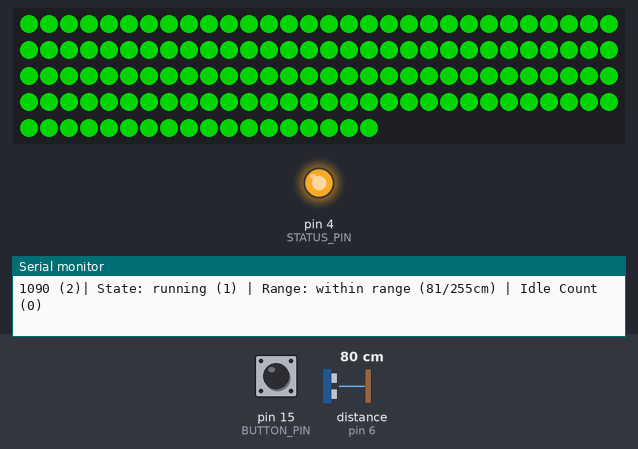
Recording of a sketch running on a simulated Arduino Uno, built with avr-gcc and run on an emulated ATmega328P. On the bench: 138 RGB LEDs in strip order, left to right, continuing on the next row, output pins drawn as LEDs (lit = HIGH), the last lines printed to the serial monitor. The test bench sets the inputs (shaded band); at power-on: distance to the obstacle (sensor on pin 6) 80 cm, pin 15 (BUTTON_PIN) LOW. The echo pulse lasts 58.3 µs per cm; dim RGB values are drawn brighter than linear; pins used as bus, display or sensor lines are not drawn.

Above: at 1.2 s.
1.3 s: distance to the obstacle (sensor on pin 6) set to 6 cm
3.0 s: distance to the obstacle (sensor on pin 6) set to 3 cm
At 4.0 s:
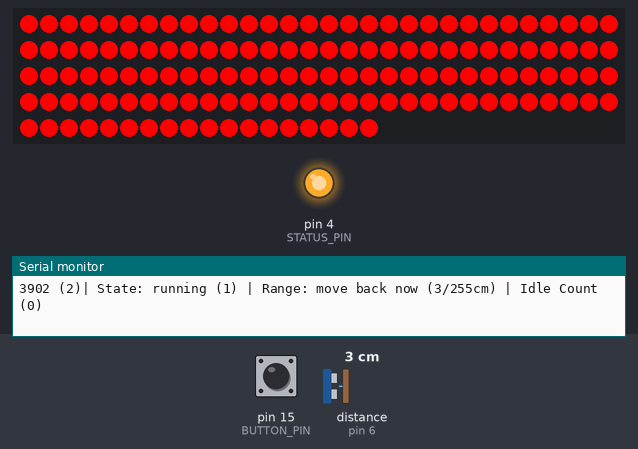
6.0 s: distance to the obstacle (sensor on pin 6) set to 299 cm
At 7.3 s:
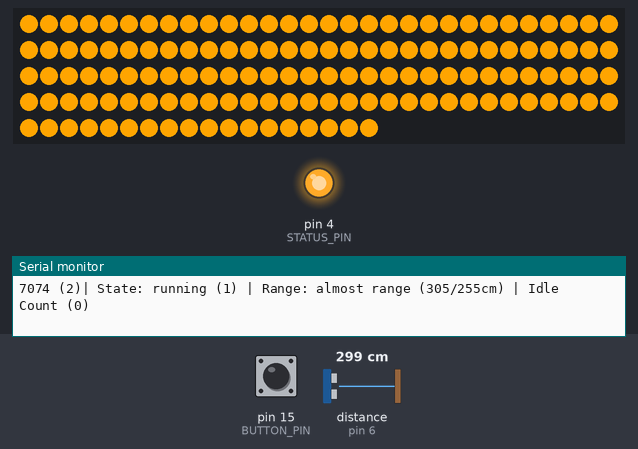
7.9 s: pin 15 (BUTTON_PIN) pulled HIGH for 0.15 s
At 8.01 s:
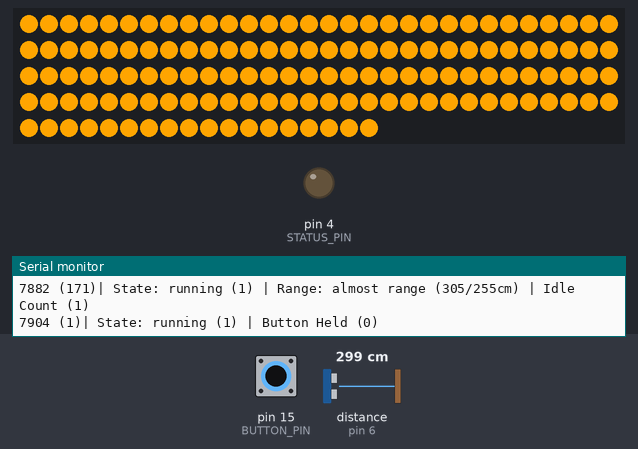
9.6 s: pin 15 (BUTTON_PIN) pulled HIGH for 1 s
At 11.0 s:
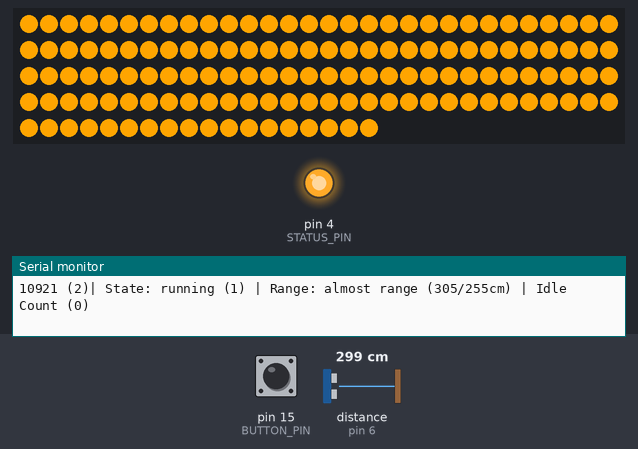
13.6 s: pin 15 (BUTTON_PIN) pulled HIGH for 3.2 s
At 62.7 s:
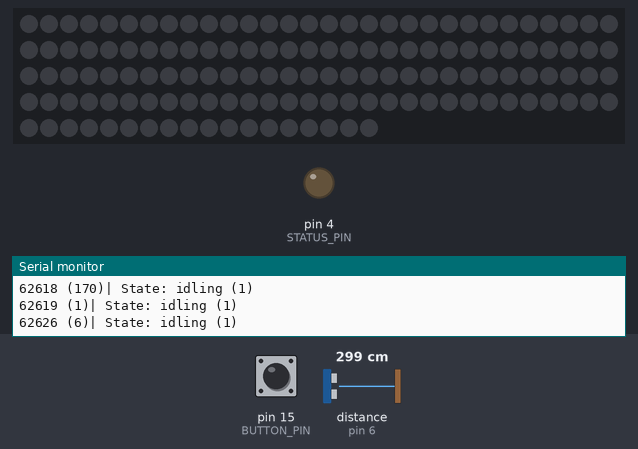
Timing chart, 0 to 63.5 s (numbered marks = the images above; inputs shaded):
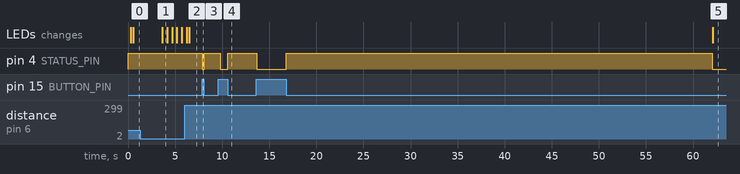

Measured:
- the behaviour switches between 5 and 4 cm on distance to the obstacle (sensor on pin 6) (found by bisection; images 0 and 1)
- after the input at 3.0 s, the LEDs: change after 0.64 s (image 1)
- after the input at 6.0 s, the LEDs: first differ from a run without the input after 0.49 s (image 2)
- after the input at 7.9 s, pin 4 (STATUS_PIN): HIGH → LOW at once, → HIGH 0.21 s later
- after the input at 9.6 s, pin 4 (STATUS_PIN): HIGH → LOW after 0.18 s, → HIGH 0.83 s later
- after the input at 13.6 s, pin 4 (STATUS_PIN): HIGH → LOW after 0.08 s instead of 42.2 s
- what the display in image 1 shows lasts 0.6 s, from 3.6 s to 4.2 s

The sketch:

parking-ping.ino
```cpp
/*
Title: parking-ping
Author: zgower
*/

#include <NewPing.h>
#include <Arduino.h>
#include <EEPROM.h>
#include <string.h>
#include <protothreads.h>
#include <FastLED.h>

#define BUTTON_PIN    15
#define TRIGGER_PIN   5
#define ECHO_PIN      6
#define STATUS_PIN    4
#define RST_PIN       11
#define LED_PIN       14
#define NUM_LED       138 //total 138

const int max_distance = 600; //maximum distance for sensor(cm)
const int min_distance = 5; //minimum distance for range detection(cm)
CRGB leds[NUM_LED];

const int address = 0, //address in eeprom to store distance information
          median = 65, //extra distance to issue getting close warning
          sonarDelay = 29, //dealy for how often to run the ultrasonic sensor
          sonarResolution = 6, //ultrasonic resolution, how often it sends out a ping
          savedDistance = EEPROM.read(address), //saved distance, set during setup and updated when peforming LEARN
          doeLearn = 5, //Degree Of Error for when learning, prevent wild values outside of range from getting added
          doeIdle = 1; //Degree Of Error for when checking if nothing is happening, smaller values will make it trigger more often, too high and it will not trigger enough
                       //when idle, will add one(1) to value to increase any diviation that may occur
const unsigned int gotoLearn = 5, //time it will take to hold button to goto learn
                   gotoIdle = 45, //time it will take to goto idle
                   timeLearn = 15; //time it will spend learning distance before save
NewPing sonar(TRIGGER_PIN, ECHO_PIN, max_distance);
volatile unsigned int distance; //distance learned by HC-SR04 ultrasonic sensor
unsigned int prevDistance; //previous distance to track movement and direction
unsigned long prevTime, sonarMillis, dangerMillis; //time used for counting
int runCount = 0, //counts how many times entered run state
    idleCount = 0, //counts how many times entered idle state
    learnCount = 0, //counts how many times entered learn state
    buttonState, //current state of button
    prevButtonState, //previous state of button
    countLearn = 0, //counts how many times something gets added to avgLearn
    avgLearn = 0; //adds all distance values during LEARN and is divided by countLearn to get average
bool rst = false,
     danger = true;
unsigned int* pdistance = &distance;
enum STATE {
  RUN, //checks distance
  IDLE, //lower actions, meant to disable any lights
  LEARN //for learning new saved distance
};
enum RANGE {
  GREEN,
  YELLOW,
  RED,
  DANGER
};
enum STATE currentState; //stores current state
enum RANGE currentRange; //stores current range state

pt ptSonar;
int sonarThread(struct pt* pt){
  PT_BEGIN(pt);
  for(;;){
    long someDelay = sonarDelay;
    if(currentState == IDLE){
      someDelay = sonarDelay * 10;
    }
    if((millis() - sonarMillis) >= someDelay){
      sonarMillis = millis();
      distance = sonar.ping_median(sonarResolution);
      distance = sonar.convert_cm(distance);
    }
    PT_YIELD(pt);
  }
  PT_END(pt);
}

pt ptButton;
int buttonThread(struct pt* pt){
  PT_BEGIN(pt);
  for(;;){
    prevButtonState = buttonState;
    buttonState = digitalRead(BUTTON_PIN);
    PT_YIELD(pt);
  }
  PT_END(pt);
}

pt ptStatus;
int statusThread(struct pt* pt){
  PT_BEGIN(pt);
  for(;;){
    switch(currentState){
      case RUN:
        if(buttonState == HIGH){
          digitalWrite(STATUS_PIN, LOW);
        }else{
          digitalWrite(STATUS_PIN, HIGH);
        }
        break;
      case LEARN:
        if(buttonState == LOW){
          digitalWrite(STATUS_PIN, !digitalRead(STATUS_PIN));
        }
        break;
      case IDLE:
        digitalWrite(STATUS_PIN, LOW);
        break;
      default:
        digitalWrite(STATUS_PIN, LOW);
        break;
    }
    PT_YIELD(pt);
  }
  PT_END(pt);
}

pt ptLED;
int ledThread(struct pt* pt){
  PT_BEGIN(pt);
  for(;;){
    CRGB color = CRGB::White;
    if(currentState == RUN){
      switch(currentRange){
        case DANGER:
            if(danger){
              color = CRGB::White;
            }else{
              color = CRGB::Red;
            }
          break;
        case RED:
          //lights are red
          color = CRGB::Red;
          break;
        case GREEN:
          //lights are green
          color = CRGB::Green;
          break;
        case YELLOW:
          //lights are yellow/orange
          color = CRGB::Orange;
          break;
      }
      fill_solid(leds, NUM_LED, color);
      FastLED.show();
    }else{
      //turn off LED
      FastLED.clear(true);
    }
    PT_YIELD(pt);
  }
  PT_END(pt);
}

void reset(){
  Serial.print("RESETING");
  delay(1000);
  digitalWrite(RST_PIN, LOW);
  delayMicroseconds(3);
  digitalWrite(RST_PIN, HIGH);
  while(true){
    Serial.print(".");
  }
}

String logger(String* log, String msg){
  *log += (Serial) ? msg + " " : "";
  return *log;
}

void setup() {
  Serial.begin(9600);
  FastLED.addLeds<WS2812, LED_PIN, GRB>(leds, NUM_LED);
  FastLED.clear(true);
  PT_INIT(&ptSonar);
  PT_INIT(&ptButton);
  PT_INIT(&ptStatus);
  PT_INIT(&ptLED);
  pinMode(BUTTON_PIN, INPUT);
  pinMode(STATUS_PIN, OUTPUT);
  digitalWrite(RST_PIN, HIGH);
  pinMode(RST_PIN, OUTPUT);
  prevTime = millis();
  sonarMillis = millis();
  dangerMillis = millis();
  Serial.println(String(millis()) + " | Saved Distance (" + String(savedDistance) + ")");
  runCount++;
  currentState = RUN;
}

void loop() {
  unsigned long delta = millis();
  enum STATE previousState = currentState;
  enum RANGE previousRange = currentRange;
  PT_SCHEDULE(sonarThread(&ptSonar));
  PT_SCHEDULE(buttonThread(&ptButton));
  PT_SCHEDULE(statusThread(&ptStatus));
  PT_SCHEDULE(ledThread(&ptLED));
  unsigned int d = *pdistance;
  String log = "";
  logger(&log, "| State:");
  switch(currentState){
    case RUN:
      logger(&log, "running (" + String(runCount) +")");
      if(buttonState == HIGH){
        if(prevButtonState == LOW){
          prevTime = millis();
        }
        unsigned long learn = (millis() - prevTime);
        if(learn >= ((long)gotoLearn * 1000)){
          learnCount++;
          currentState = LEARN;
        }else{
          logger(&log, "| Button Held (" + String((int)(learn * 0.001)) + ")");
        }
      }else{
        //detect range
        if(prevButtonState == HIGH){
          prevTime = millis();
        }
        logger(&log, "| Range:");
        if(d != 0){
          if(d > (savedDistance + median)){
            currentRange = RED;
            logger(&log, "out of range");
          }else if(d > savedDistance){
            currentRange = YELLOW;
            logger(&log, "almost range");
          }else {
            currentRange = GREEN;
            if(d < min_distance){
              if((millis() - dangerMillis) >= 500){
                dangerMillis = millis();
                danger = !danger;
              }
              currentRange = DANGER;
              logger(&log, "move back now");
            }else{
              logger(&log, "within range");
            }
          }
          logger(&log, "(" + String(d) + "/" + String(savedDistance) + "cm)");
        }else{
          currentRange = RED;
          logger(&log, "| No Range");
        }
        //detect IDLE
        if((prevDistance >= (d - doeIdle) && prevDistance <= (d + doeIdle)) || d == 0){
          unsigned long idle = (millis() - prevTime);
          logger(&log, "| Idle Count (" + String((int)(idle * 0.001)) + ")");
          if(idle >= ((long)gotoIdle * 1000)){
            idleCount++;
            currentRange = -1;
            currentState = IDLE;
          }
        }else{
          prevTime = millis();
        }
      }
      break;
    case LEARN:
      logger(&log, "learning (" + String(learnCount) + ")");
      if(buttonState == LOW && prevButtonState == HIGH){
        prevTime = millis();
      }else if(buttonState == LOW && prevButtonState == LOW){
        unsigned long learn = (millis() - prevTime);
        if(learn <= ((long)timeLearn*1000)){
          if(abs(prevDistance - d) <= doeLearn){
            avgLearn += d;
            countLearn++;
            logger(&log, "| Learning (" + String(avgLearn / countLearn) + ")");
          }
        }else{
          avgLearn = avgLearn / countLearn;
          if(avgLearn > max_distance){
            avgLearn = max_distance;
          }else if(avgLearn < min_distance){
            avgLearn = min_distance;
          }
          if(savedDistance != avgLearn){
            EEPROM.update(address, avgLearn);
            logger(&log, "| Learned Distance (" + String(savedDistance) + ")");
            logger(&log, "| Reseting");
            rst = true;
          }
          avgLearn = 0;
          countLearn = 0;
          runCount++;
          currentState = RUN;
        }
      }else if(buttonState == HIGH && prevButtonState == LOW){
        runCount++;
        currentState = RUN;
      }
      break;
    case IDLE:
      logger(&log, "idling (" + String(idleCount) + ")");
      bool exitIdle = false;
      if(prevDistance < (d - (doeIdle+1)) || prevDistance > (d + (doeIdle+1))){
        exitIdle = true;
      }
      if(buttonState == HIGH && prevButtonState == LOW){
        exitIdle = true;
      }
      if(exitIdle && d != 0){
        runCount++;
        currentState = RUN;
        break;
      }
      break;
    default:
      logger(&log, "no state");
      currentState = RUN;
  }
  if(previousState != currentState){
    logger(&log, "| State Change " + String(previousState) + " > " + String(currentState));
  }
  if(previousRange != currentRange && currentState != IDLE){
    logger(&log, "| Range Change " + String(previousRange) + " > " + String(currentRange));
  }
  prevDistance = d;
  prevTime = (currentState == IDLE) ? millis() : prevTime;
  delta = millis() - delta;
  if(Serial){
    Serial.print(String(millis()) + " (" + String(delta) + ")");
    Serial.println(log);
  }
  if(rst){
    reset();
  }
}
```
